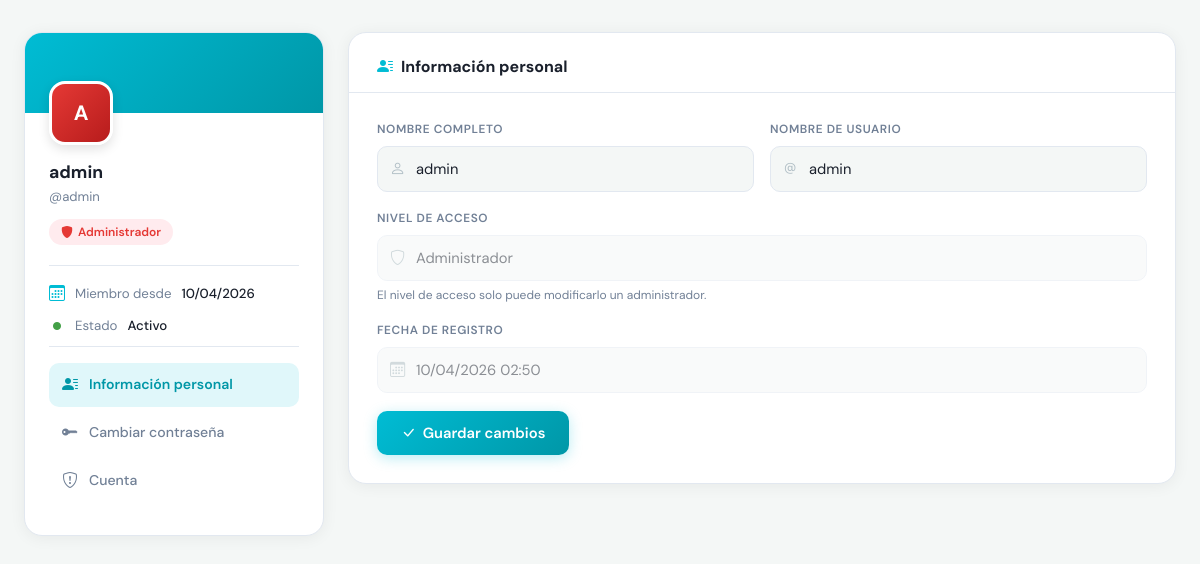
The app's page /formularios/perfil.php (signed in) with its own data.
### tables this page shows
CREATE TABLE `usuarios` (
  `id_usuario` int(11) NOT NULL,
  `nombre_usuario` varchar(50) NOT NULL,
  `contraseña` varchar(255) NOT NULL,
  `nombre_completo` varchar(100) NOT NULL,
  `nivel_acceso` enum('admin','usuario') NOT NULL DEFAULT 'usuario',
  `fecha_creacion` timestamp NOT NULL DEFAULT CURRENT_TIMESTAMP,
  `activo` tinyint(1) NOT NULL DEFAULT '1'
);

### formularios/perfil.php (the view, shortened to what this page needs)
<?php
include '../db.php';
$id = $_SESSION['id_usuario'];
$tab_activo = isset($_GET['tab']) ? $_GET['tab'] : 'info';
$stmtU = $pdo->prepare("SELECT nombre_usuario, nombre_completo, nivel_acceso, fecha_creacion FROM usuarios WHERE id_usuario = ?");
$stmtU->execute([$id]);
$usuario = $stmtU->fetch(PDO::FETCH_ASSOC);
$partes   = explode(' ', $usuario['nombre_completo']);
$iniciales = strtoupper(substr($partes[0], 0, 1));
$es_admin = $usuario['nivel_acceso'] === 'admin';
?>
<!DOCTYPE html>
<html lang="es">
<head>
    <link rel="stylesheet" href="../bootstrap.css">
    <link rel="stylesheet" href="https://cdn.jsdelivr.net/npm/bootstrap-icons@1.11.0/font/bootstrap-icons.css">
</head>
<body>
<div class="layout">
    <div class="profile-sidebar">
        <div class="profile-banner"></div>
        <div class="profile-body">
            <div class="avatar-wrap">
                <div class="avatar <?= $usuario['nivel_acceso'] ?>"><?= $iniciales ?></div>
            </div>
            <div class="profile-name"><?= htmlspecialchars($usuario['nombre_completo']) ?></div>
            <div class="profile-user">@<?= htmlspecialchars($usuario['nombre_usuario']) ?></div>
            <div class="badge-rol <?= $usuario['nivel_acceso'] ?>">
                <i class="bi bi-<?= $es_admin ? 'shield-fill' : 'person-fill' ?>"></i>
                <?= $es_admin ? 'Administrador' : 'Usuario' ?>
            </div>
            <div class="profile-meta">
                <div class="meta-item">
                    <i class="bi bi-calendar3"></i>
                    Miembro desde <span><?= date('d/m/Y', strtotime($usuario['fecha_creacion'])) ?></span>
                </div>
                <div class="meta-item">
                    <i class="bi bi-circle-fill" style="font-size:0.5rem; color:#43a047"></i>
                    Estado <span>Activo</span>
                </div>
            </div>
            <div class="profile-nav">
                <button class="nav-item <?= $tab_activo === 'info' ? 'active' : '' ?>" onclick="switchTab('info')">
                    <i class="bi bi-person-lines-fill"></i> Información personal
                </button>
                <button class="nav-item <?= $tab_activo === 'password' ? 'active' : '' ?>" onclick="switchTab('password')">
                    <i class="bi bi-key-fill"></i> Cambiar contraseña
                </button>
                <button class="nav-item <?= $tab_activo === 'cuenta' ? 'active' : '' ?>" onclick="switchTab('cuenta')">
                    <i class="bi bi-shield-exclamation"></i> Cuenta
                </button>
            </div>
        </div>
    </div>
    <div class="main-panel">
        <div class="panel-header">
            <h5 id="panel-title"><i class="bi bi-person-lines-fill"></i> Información personal</h5>
        </div>
        <div class="tab-content <?= $tab_activo === 'info' ? 'active' : '' ?>" id="tab-info">
            <form method="POST" action="perfil.php">
                <div class="form-row">
                    <div class="form-group">
                        <label>Nombre Completo</label>
                        <div class="input-wrap">
                            <input type="text" name="nombre_completo"
                                   value="<?= htmlspecialchars($usuario['nombre_completo']) ?>" required>
                        </div>
                    </div>
                    <div class="form-group">
                        <label>Nombre de Usuario</label>
                        <div class="input-wrap">
                            <input type="text" name="nombre_usuario"
                                   value="<?= htmlspecialchars($usuario['nombre_usuario']) ?>" required>
                        </div>
                    </div>
                </div>
                <div class="form-group">
                    <label>Nivel de Acceso</label>
                    <div class="input-wrap">
                        <i class="bi bi-shield ico"></i>
                        <input type="text" value="<?= $es_admin ? 'Administrador' : 'Usuario' ?>" disabled>
                    </div>
                    <div class="form-hint">El nivel de acceso solo puede modificarlo un administrador.</div>
                </div>
                <div class="form-group">
                    <label>Fecha de Registro</label>
                    <div class="input-wrap">
                        <i class="bi bi-calendar3 ico"></i>
                        <input type="text" value="<?= date('d/m/Y H:i', strtotime($usuario['fecha_creacion'])) ?>" disabled>
                    </div>
                </div>
                <button type="submit" class="btn-save">
                    <i class="bi bi-check-lg"></i> Guardar cambios
                </button>
            </form>
        </div>
    </div>
</div>
</body>
</html>

### formularios/perfil.php (style rules this page uses)
:root { --cyan: #00bcd4; --cyan-d: #0097a7; --cyan-l: #e0f7fa; --bg: #f4f7f6; --surface:#ffffff; --border: #e2e8f0; --text: #1a202c; --muted: #718096; --green: #43a047; --red: #e53935; }
*, *::before, *::after { box-sizing: border-box; margin: 0; padding: 0; }
body { background: var(--bg); font-family: 'DM Sans', sans-serif; color: var(--text); padding: 32px 24px; }
.layout { display: grid; grid-template-columns: 300px 1fr; gap: 24px; align-items: start; }
.profile-sidebar { background: var(--surface); border-radius: 18px; border: 1px solid var(--border); box-shadow: 0 2px 16px rgba(0,0,0,0.06); overflow: hidden; }
.profile-banner { height: 80px; background: linear-gradient(135deg, var(--cyan), var(--cyan-d)); }
.profile-body { padding: 0 24px 28px; }
.avatar-wrap { margin-top: -32px; margin-bottom: 14px; }
.avatar { width: 64px; height: 64px; border-radius: 16px; display: flex; align-items: center; justify-content: center; font-weight: 700; font-size: 1.3rem; color: white; border: 3px solid white; box-shadow: 0 4px 12px rgba(0,0,0,0.12); }
.avatar.admin { background: linear-gradient(135deg, #e53935, #b71c1c); }
.profile-name { font-size: 1.1rem; font-weight: 700; color: var(--text); margin-bottom: 2px; }
.profile-user { font-size: 0.82rem; color: var(--muted); margin-bottom: 12px; }
.badge-rol { display: inline-flex; align-items: center; gap: 5px; padding: 4px 12px; border-radius: 20px; font-size: 0.75rem; font-weight: 600; margin-bottom: 20px; }
.badge-rol.admin { background: #ffebee; color: var(--red); }
.profile-meta { border-top: 1px solid var(--border); padding-top: 16px; }
.meta-item { display: flex; align-items: center; gap: 10px; font-size: 0.83rem; color: var(--muted); margin-bottom: 10px; }
.meta-item i { color: var(--cyan); font-size: 1rem; width: 16px; text-align: center; }
.meta-item span { color: var(--text); font-weight: 500; }
.profile-nav { border-top: 1px solid var(--border); padding-top: 16px; margin-top: 4px; }
.nav-item { display: flex; align-items: center; gap: 10px; padding: 10px 12px; border-radius: 10px; font-size: 0.88rem; font-weight: 500; color: var(--muted); cursor: pointer; transition: all 0.2s; margin-bottom: 4px; border: none; background: none; width: 100%; text-align: left; font-family: 'DM Sans', sans-serif; }
.nav-item.active { background: var(--cyan-l); color: var(--cyan-d); font-weight: 600; }
.nav-item i { font-size: 1rem; width: 18px; text-align: center; }
.main-panel { background: var(--surface); border-radius: 18px; border: 1px solid var(--border); box-shadow: 0 2px 16px rgba(0,0,0,0.06); }
.panel-header { padding: 24px 28px 0; border-bottom: 1px solid var(--border); margin-bottom: 28px; }
.panel-header h5 { font-size: 1rem; font-weight: 700; color: var(--text); display: flex; align-items: center; gap: 8px; margin-bottom: 16px; }
.panel-header h5 i { color: var(--cyan); }
.tab-content { display: none; padding: 0 28px 28px; }
.tab-content.active { display: block; }
.form-row { display: grid; grid-template-columns: 1fr 1fr; gap: 16px; }
.form-group { margin-bottom: 18px; }
.form-group label { display: block; font-size: 0.74rem; font-weight: 600; color: var(--muted); margin-bottom: 7px; letter-spacing: 0.05em; text-transform: uppercase; }
.input-wrap { position: relative; }
.input-wrap i.ico { position: absolute; left: 13px; top: 50%; transform: translateY(-50%); color: #b0bec5; font-size: 0.95rem; pointer-events: none; transition: color 0.2s; }
.input-wrap input { width: 100%; background: var(--bg); border: 1.5px solid var(--border); border-radius: 10px; color: var(--text); font-family: 'DM Sans', sans-serif; font-size: 0.92rem; padding: 11px 13px 11px 38px; outline: none; transition: border-color 0.2s, background 0.2s, box-shadow 0.2s; }
.input-wrap input:disabled { opacity: 0.5; cursor: not-allowed; }
.form-hint { font-size: 0.75rem; color: var(--muted); margin-top: 5px; }
.btn-save { padding: 11px 24px; border: none; border-radius: 10px; background: linear-gradient(135deg, var(--cyan), var(--cyan-d)); color: white; font-family: 'DM Sans', sans-serif; font-size: 0.92rem; font-weight: 600; cursor: pointer; display: inline-flex; align-items: center; gap: 7px; box-shadow: 0 3px 14px rgba(0,188,212,0.28); transition: transform 0.15s, box-shadow 0.15s; }

### records on screen
usuarios: nombre_completo "A", nombre_completo "admin", nombre_usuario "admin", fecha_creacion "10/04/2026", nivel_acceso "Administrador", fecha_creacion "10/04/2026 02:50"
